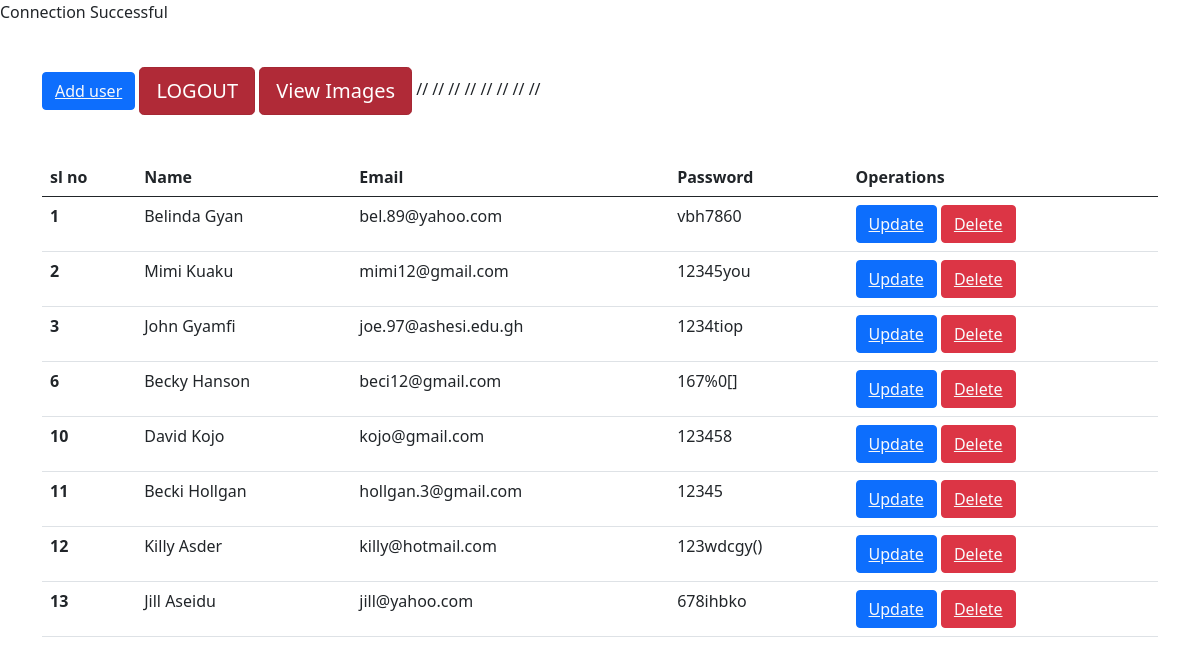
Screenshot of /display.php with the database file from the repository.
### tables this page shows
CREATE TABLE `crudop` (
  `crud_id` int(11) NOT NULL,
  `name` varchar(30) NOT NULL,
  `email` varchar(50) NOT NULL,
  `password` varchar(50) NOT NULL,
  `image` varchar(30) NOT NULL
);

### display.php (the view, shortened to what this page needs)
<?php
    include 'database_connections_tests.php';
    ?>
<!DOCTYPE html>
<html lang="en">
<head>
    <link href="https://cdn.jsdelivr.net/npm/bootstrap@5.0.2/dist/css/bootstrap.min.css" rel="stylesheet">
    <link rel="stylesheet" href="css/table.css">
</head>
<body>
<div class="container">
        <button class="btn btn-primary my-5"> <a href="admin.php" class="text-light"> Add user </a></button>
        <a href="about.php"  id="Logout" class="btn btn-danger btn-lg active" role="button" aria-pressed="true">LOGOUT</a>
        <a href="image.php"  id="Logout" class="btn btn-danger btn-lg active" role="button" aria-pressed="true">View Images</a>
      <table class="table">
  <thead>
    <tr>
    <th scope="col">sl no</th>
      <th scope="col">Name</th>
      <th scope="col">Email</th>
      <th scope="col">Password</th>
      <th scope="col">Operations</th>
    </tr>
  </thead>
  <tbody>
  <?php
        $sql="select * from `crudop`";
        $result=mysqli_query($connection,$sql);
        if($result){
            while($row=mysqli_fetch_assoc($result)){
                $id=$row['crud_id'];
                $name=$row['name'];
                $email=$row['email'];
                $password=$row['password'];
                echo '
                <tr class="active-row">
                    // <th scope="row">'.$id.'</th>
                    <td>'.$name.'</td>
                    <td>'.$email.'</td>
                    <td>'.$password.'</td>
                    <td>
                    <button class="btn btn-primary"><a href="update.php?updateid='.$id.'" class="text-light">Update</a></button>
                    <button class="btn btn-danger"><a href="delete.php?deleteid='.$id.'" class="text-light" </a>Delete</button>
                    </td>
                </tr>
                ';
              }
         }
      ?>
</div>
</body>
</html>

### css/table.css (style rules this page uses)
* { font-family: - 'sans-serif'; }

### rows the page displays
crudop: crud_id "1", name "Belinda Gyan", email "bel.89@yahoo.com", password "vbh7860"
crudop: crud_id "2", name "Mimi Kuaku", email "mimi12@gmail.com", password "12345you"
crudop: crud_id "3", name "John Gyamfi", email "joe.97@ashesi.edu.gh", password "1234tiop"
crudop: crud_id "6", name "Becky Hanson", email "beci12@gmail.com", password "167%0[]"
crudop: crud_id "10", name "David Kojo", email "kojo@gmail.com", password "123458"
crudop: crud_id "11", name "Becki Hollgan", email "hollgan.3@gmail.com", password "12345"
crudop: crud_id "12", name "Killy Asder", email "killy@hotmail.com", password "123wdcgy()"
crudop: crud_id "13", name "Jill Aseidu", email "jill@yahoo.com", password "678ihbko"
